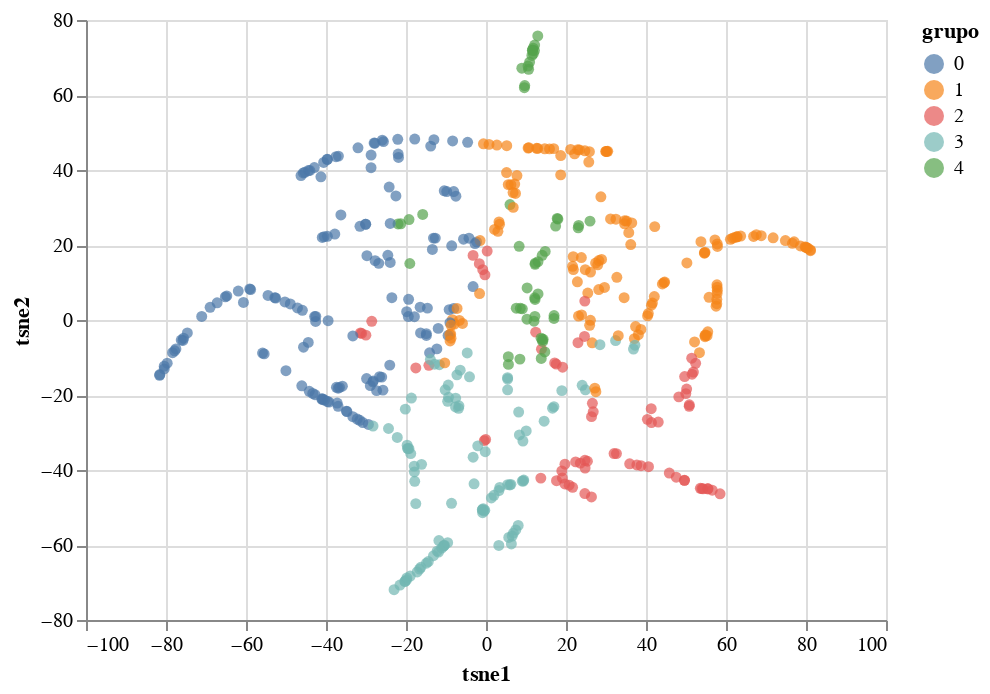

Notebook code for this chart:
### Code cell
lyrics2 = lyric_topic.assign(grupo = labels, 
                              tsne1 = lyrics_embedded[:,0], tsne2 = lyrics_embedded[:,1])

alt.Chart(lyrics2.sample(500)).mark_circle(
    opacity = .7,
    size = 30
).encode(
    x = 'tsne1',
    y = 'tsne2', 
    color = 'grupo:N',
    tooltip = [str(c) for c in lyrics2.columns]
).interactive()

### Figure 1 — Vega-Lite specification as saved in the notebook (floating-point values rounded to 4 significant figures; data arrays with more than 128 entries replaced by an {"elided": "..."} marker saying what was removed)
{"config": {"view": {"continuousWidth": 400, "continuousHeight": 300}}, "data": {"name": "data-50844f2ef53ca1057cdd2f822466b712"}, "mark": {"type": "circle", "opacity": 0.7, "size": 30}, "encoding": {"color": {"field": "grupo", "type": "nominal"}, "tooltip": [{"field": "Artist", "type": "nominal"}, {"field": "SName", "type": "nominal"}, {"field": "Topic 1", "type": "quantitative"}, {"field": "Topic 2", "type": "quantitative"}, {"field": "Topic 3", "type": "quantitative"}, {"field": "Topic 4", "type": "quantitative"}, {"field": "Topic 5", "type": "quantitative"}, {"field": "grupo", "type": "quantitative"}, {"field": "tsne1", "type": "quantitative"}, {"field": "tsne2", "type": "quantitative"}], "x": {"field": "tsne1", "type": "quantitative"}, "y": {"field": "tsne2", "type": "quantitative"}}, "selection": {"selector003": {"type": "interval", "bind": "scales", "encodings": ["x", "y"]}}, "$schema": "https://vega.github.io/schema/vega-lite/v4.17.0.json", "datasets": {"data-50844f2ef53ca1057cdd2f822466b712": {"elided": "500 records"}}}
